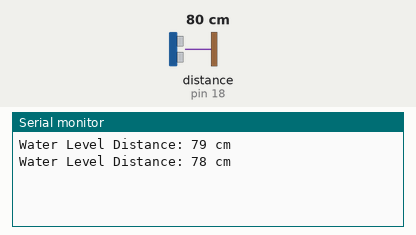
Simulated run of this sketch. Board: Arduino Uno, built with avr-gcc and run on an emulated ATmega328P. On the bench: the last lines printed to the serial monitor. Wiring (inferred from the names in the program): ultrasonic range finder: trigger pin 5; echo pin 18. The test bench sets the inputs (shaded band); at power-on: distance to the obstacle (sensor on pin 18) 80 cm. The echo pulse lasts 58.3 µs per cm.

Above: at 1.8 s.
1.9 s: distance to the obstacle (sensor on pin 18) set to 2 cm
At 2.8 s:
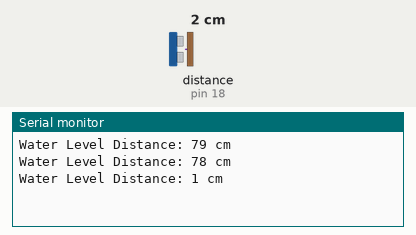
3.4 s: distance to the obstacle (sensor on pin 18) set to 4 cm
At 4.6 s:
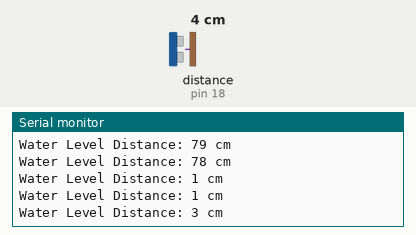
Timing chart, 0 to 6.4 s (numbered marks = the images above; inputs shaded):
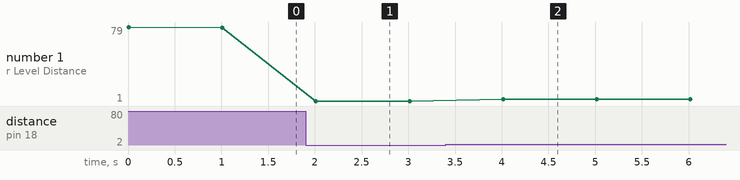

Measured:
- after the input at 1.9 s, the serial monitor: prints a new line after 0.11 s (image 1)
- after the input at 3.4 s, the serial monitor: prints a new line after 0.61 s (image 2)
- plotted number 1: 78 → 1 after the input at 1.9 s, 1 → 3 after the input at 3.4 s

The sketch:

lab11.ino
```cpp
// Develop a program to a water level detection system using an ultrasonic sensor.

const int trigPin = 5;
const int echoPin = 18;

void setup() {
	Serial.begin(115200);
	pinMode(trigPin, OUTPUT);
	pinMode(echoPin, INPUT);
}

long getDistance() {
	digitalWrite(trigPin, LOW);
	delayMicroseconds(2);
	digitalWrite(trigPin, HIGH);
	delayMicroseconds(10);
	digitalWrite(trigPin, LOW);

	long duration = pulseIn(echoPin, HIGH);
	long distance = duration * 0.034 / 2;
	return distance;
}

void loop() {
	long distance = getDistance();
	Serial.print("Water Level Distance: ");
	Serial.print(distance);
	Serial.println(" cm");
	delay(1000);
}
```
